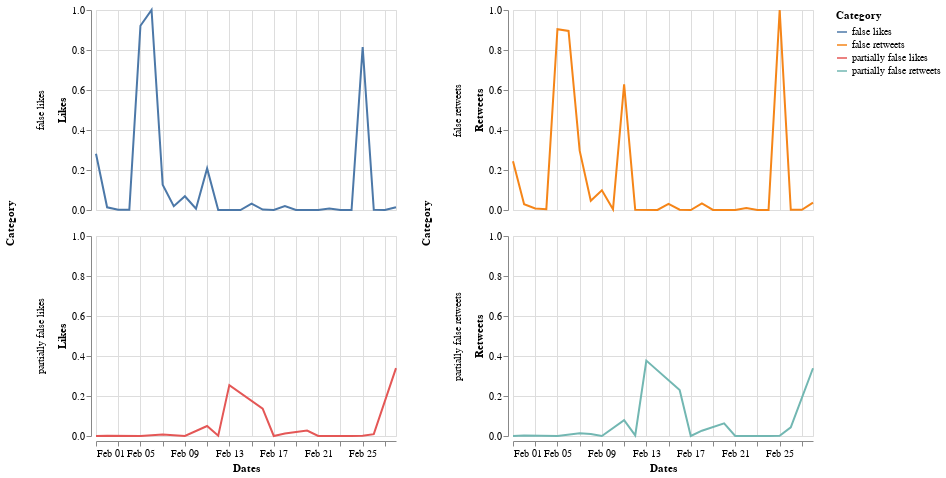

Here is the notebook cell this chart was saved with:
### Markdown cell above
## February 2020

### Code cell
start = utc.localize(datetime.datetime(2020, 2, 1))
end = utc.localize(datetime.datetime(2020, 2, 29))

index=0
dates = ["2020-02-01"] 
retweets = [0]
likes = [0]
category = ["partially false"]
mix = ["2020-02-01 partially false"]
for element in data:
    token_id = data[index]['id_str']
    indice_csv = lista_unica_csv.index(token_id)
    token = data[index]['created_at']
    d = parse(token)
   
    if start <= d <= end:
        
        d = d.strftime('%Y-%m-%d')
        a = d + " " + lista_unica_csv[indice_csv+1].lower()
        if a in mix:
            i = mix.index(a)
            retweets[i] = retweets[i] + data[index]['retweet_count']
            likes[i] = likes[i]+ data[index]['favorite_count']
        else:
            mix.append(a)
            dates.append(d)
            retweets.append(data[index]['retweet_count'])
            likes.append(data[index]['favorite_count'])
            category.append(lista_unica_csv[indice_csv+1].lower())
        
       
    index=index+1


start = datetime.datetime.strptime("2020-02-01", "%Y-%m-%d")
end = datetime.datetime.strptime("2020-02-29", "%Y-%m-%d")
date_generated = [start + datetime.timedelta(days=x) for x in range(0, (end-start).days)]

for date in date_generated:
    if date.strftime("%Y-%m-%d") not in dates:
        d = date.strftime("%Y-%m-%d")
        a = d + " " + "false"
        mix.append(a)
        dates.append(d)
        category.append("false")
        retweets.append(0)
        likes.append(0)
        a1 = d + " " + "partially false"
        mix.append(a1)
        dates.append(d)
        category.append("partially false")
        retweets.append(0)
        likes.append(0)
        

df_likes_feb = pd.DataFrame(
    {'Dates': dates,
     'Likes': likes,
     'Category': category
    })

df_likes_feb['Dates']= pd.to_datetime(df_likes_feb['Dates'])
cl = df_likes_feb['Category'].to_list()
cl_cat = [s + " likes" for s in cl]
df_likes_feb['Category'] = cl_cat


df_retweets_feb = pd.DataFrame(
    {'Dates': dates,
     'Retweets': retweets,
     'Category': category
    })

df_retweets_feb['Dates']= pd.to_datetime(df_retweets_feb['Dates'])
cr = df_retweets_feb['Category'].to_list()
cr_cat = [s + " retweets" for s in cr]
df_retweets_feb['Category'] = cr_cat


df_feb = pd.DataFrame(
    {'Dates': dates,
     'Likes': likes,
     'Retweets': retweets,
     'Category': category
    })

df_feb['Dates']= pd.to_datetime(df_feb['Dates'])
df_feb = df_feb.sort_values(by=['Dates'], ascending=True)



df_norm_feb = df_feb.copy()
df_norm_feb[['Likes', 'Retweets']] = (df_norm_feb[['Likes', 'Retweets']] - df_norm_feb[['Likes', 'Retweets']].min()) / (df_norm_feb[['Likes', 'Retweets']].max() - df_norm_feb[['Likes', 'Retweets']].min())
df_likes_feb['Likes'] = df_norm_feb['Likes']
df_retweets_feb['Retweets'] = df_norm_feb['Retweets']



c1_feb = alt.Chart(df_likes_feb).mark_line().encode(
    x="monthdate(Dates):T",
    y="Likes",
    color="Category",
    row="Category"
).properties(
    width=300,
    height=200
)
c1_feb.encoding.x.title = 'Dates'

c2_feb = alt.Chart(df_retweets_feb).mark_line().encode(
    x="monthdate(Dates):T",
    y="Retweets",
    color="Category",
    row="Category"
).properties(
    width=300,
    height=200
)
c2_feb.encoding.x.title = 'Dates'

alt.hconcat(c1_feb, c2_feb)

### Figure 1 — Vega-Lite specification as saved in the notebook (floating-point values rounded to 4 significant figures)
{"config": {"view": {"continuousWidth": 400, "continuousHeight": 300}}, "hconcat": [{"data": {"name": "data-2b22b0e54fb4e7de811b794f5f0c01cf"}, "mark": "line", "encoding": {"color": {"type": "nominal", "field": "Category"}, "row": {"type": "nominal", "field": "Category"}, "x": {"type": "temporal", "field": "Dates", "timeUnit": "monthdate", "title": "Dates"}, "y": {"type": "quantitative", "field": "Likes"}}, "height": 200, "width": 300}, {"data": {"name": "data-8060097de1486af9f4f922772fddb76f"}, "mark": "line", "encoding": {"color": {"type": "nominal", "field": "Category"}, "row": {"type": "nominal", "field": "Category"}, "x": {"type": "temporal", "field": "Dates", "timeUnit": "monthdate", "title": "Dates"}, "y": {"type": "quantitative", "field": "Retweets"}}, "height": 200, "width": 300}], "$schema": "https://vega.github.io/schema/vega-lite/v4.8.1.json", "datasets": {"data-2b22b0e54fb4e7de811b794f5f0c01cf": [{"Dates": "2020-02-01T00:00:00", "Likes": 0.0, "Category": "partially false likes"}, {"Dates": "2020-02-02T00:00:00", "Likes": 0.01344, "Category": "false likes"}, {"Dates": "2020-02-11T00:00:00", "Likes": 0.208, "Category": "false likes"}, {"Dates": "2020-02-15T00:00:00", "Likes": 0.03236, "Category": "false likes"}, {"Dates": "2020-02-16T00:00:00", "Likes": 0.002266, "Category": "false likes"}, {"Dates": "2020-02-10T00:00:00", "Likes": 0.006487, "Category": "false likes"}, {"Dates": "2020-02-16T00:00:00", "Likes": 0.137, "Category": "partially false likes"}, {"Dates": "2020-02-01T00:00:00", "Likes": 0.2813, "Category": "false likes"}, {"Dates": "2020-02-04T00:00:00", "Likes": 0.001433, "Category": "false likes"}, {"Dates": "2020-02-26T00:00:00", "Likes": 0.0006778, "Category": "false likes"}, {"Dates": "2020-02-14T00:00:00", "Likes": 0.0, "Category": "false likes"}, {"Dates": "2020-02-19T00:00:00", "Likes": 0.0002324, "Category": "false likes"}, {"Dates": "2020-02-22T00:00:00", "Likes": 0.007649, "Category": "false likes"}, {"Dates": "2020-02-23T00:00:00", "Likes": 0.0002905, "Category": "false likes"}, {"Dates": "2020-02-25T00:00:00", "Likes": 0.8143, "Category": "false likes"}, {"Dates": "2020-02-12T00:00:00", "Likes": 0.0003679, "Category": "false likes"}, {"Dates": "2020-02-08T00:00:00", "Likes": 0.003389, "Category": "partially false likes"}, {"Dates": "2020-02-26T00:00:00", "Likes": 0.009392, "Category": "partially false likes"}, {"Dates": "2020-02-28T00:00:00", "Likes": 0.01421, "Category": "false likes"}, {"Dates": "2020-02-08T00:00:00", "Likes": 0.01884, "Category": "false likes"}, {"Dates": "2020-02-12T00:00:00", "Likes": 0.00122, "Category": "partially false likes"}, {"Dates": "2020-02-25T00:00:00", "Likes": 0.0007939, "Category": "partially false likes"}, {"Dates": "2020-02-06T00:00:00", "Likes": 1.0, "Category": "false likes"}, {"Dates": "2020-02-07T00:00:00", "Likes": 0.1261, "Category": "false likes"}, {"Dates": "2020-02-03T00:00:00", "Likes": 0.001143, "Category": "false likes"}, {"Dates": "2020-02-05T00:00:00", "Likes": 0.9211, "Category": "false likes"}, {"Dates": "2020-02-27T00:00:00", "Likes": 0.0003292, "Category": "false likes"}, {"Dates": "2020-02-02T00:00:00", "Likes": 0.001278, "Category": "partially false likes"}, {"Dates": "2020-02-05T00:00:00", "Likes": 0.0, "Category": "partially false likes"}, {"Dates": "2020-02-07T00:00:00", "Likes": 0.007029, "Category": "partially false likes"}, {"Dates": "2020-02-09T00:00:00", "Likes": 0.06876, "Category": "false likes"}, {"Dates": "2020-02-09T00:00:00", "Likes": 3.873e-05, "Category": "partially false likes"}, {"Dates": "2020-02-11T00:00:00", "Likes": 0.04977, "Category": "partially false likes"}, {"Dates": "2020-02-18T00:00:00", "Likes": 0.01201, "Category": "partially false likes"}, {"Dates": "2020-02-18T00:00:00", "Likes": 0.01995, "Category": "false likes"}, {"Dates": "2020-02-20T00:00:00", "Likes": 0.02756, "Category": "partially false likes"}, {"Dates": "2020-02-28T00:00:00", "Likes": 0.3397, "Category": "partially false likes"}, {"Dates": "2020-02-13T00:00:00", "Likes": 0.2544, "Category": "partially false likes"}, {"Dates": "2020-02-17T00:00:00", "Likes": 0.0, "Category": "false likes"}, {"Dates": "2020-02-17T00:00:00", "Likes": 0.0, "Category": "partially false likes"}, {"Dates": "2020-02-21T00:00:00", "Likes": 0.0, "Category": "false likes"}, {"Dates": "2020-02-21T00:00:00", "Likes": 0.0, "Category": "partially false likes"}, {"Dates": "2020-02-24T00:00:00", "Likes": 0.0, "Category": "false likes"}, {"Dates": "2020-02-24T00:00:00", "Likes": 0.0, "Category": "partially false likes"}], "data-8060097de1486af9f4f922772fddb76f": [{"Dates": "2020-02-01T00:00:00", "Retweets": 0.0, "Category": "partially false retweets"}, {"Dates": "2020-02-02T00:00:00", "Retweets": 0.02914, "Category": "false retweets"}, {"Dates": "2020-02-11T00:00:00", "Retweets": 0.6282, "Category": "false retweets"}, {"Dates": "2020-02-15T00:00:00", "Retweets": 0.0303, "Category": "false retweets"}, {"Dates": "2020-02-16T00:00:00", "Retweets": 0.001656, "Category": "false retweets"}, {"Dates": "2020-02-10T00:00:00", "Retweets": 0.003987, "Category": "false retweets"}, {"Dates": "2020-02-16T00:00:00", "Retweets": 0.2297, "Category": "partially false retweets"}, {"Dates": "2020-02-01T00:00:00", "Retweets": 0.2432, "Category": "false retweets"}, {"Dates": "2020-02-04T00:00:00", "Retweets": 0.004356, "Category": "false retweets"}, {"Dates": "2020-02-26T00:00:00", "Retweets": 0.0007975, "Category": "false retweets"}, {"Dates": "2020-02-14T00:00:00", "Retweets": 6.135e-05, "Category": "false retweets"}, {"Dates": "2020-02-19T00:00:00", "Retweets": 0.0003067, "Category": "false retweets"}, {"Dates": "2020-02-22T00:00:00", "Retweets": 0.009815, "Category": "false retweets"}, {"Dates": "2020-02-23T00:00:00", "Retweets": 0.000184, "Category": "false retweets"}, {"Dates": "2020-02-25T00:00:00", "Retweets": 1.0, "Category": "false retweets"}, {"Dates": "2020-02-12T00:00:00", "Retweets": 0.0006135, "Category": "false retweets"}, {"Dates": "2020-02-08T00:00:00", "Retweets": 0.009815, "Category": "partially false retweets"}, {"Dates": "2020-02-26T00:00:00", "Retweets": 0.04337, "Category": "partially false retweets"}, {"Dates": "2020-02-28T00:00:00", "Retweets": 0.03705, "Category": "false retweets"}, {"Dates": "2020-02-08T00:00:00", "Retweets": 0.04607, "Category": "false retweets"}, {"Dates": "2020-02-12T00:00:00", "Retweets": 0.003313, "Category": "partially false retweets"}, {"Dates": "2020-02-25T00:00:00", "Retweets": 0.001595, "Category": "partially false retweets"}, {"Dates": "2020-02-06T00:00:00", "Retweets": 0.8953, "Category": "false retweets"}, {"Dates": "2020-02-07T00:00:00", "Retweets": 0.2967, "Category": "false retweets"}, {"Dates": "2020-02-03T00:00:00", "Retweets": 0.007607, "Category": "false retweets"}, {"Dates": "2020-02-05T00:00:00", "Retweets": 0.904, "Category": "false retweets"}, {"Dates": "2020-02-27T00:00:00", "Retweets": 0.0007362, "Category": "false retweets"}, {"Dates": "2020-02-02T00:00:00", "Retweets": 0.002577, "Category": "partially false retweets"}, {"Dates": "2020-02-05T00:00:00", "Retweets": 0.0, "Category": "partially false retweets"}, {"Dates": "2020-02-07T00:00:00", "Retweets": 0.01399, "Category": "partially false retweets"}, {"Dates": "2020-02-09T00:00:00", "Retweets": 0.09858, "Category": "false retweets"}, {"Dates": "2020-02-09T00:00:00", "Retweets": 0.0, "Category": "partially false retweets"}, {"Dates": "2020-02-11T00:00:00", "Retweets": 0.07932, "Category": "partially false retweets"}, {"Dates": "2020-02-18T00:00:00", "Retweets": 0.02656, "Category": "partially false retweets"}, {"Dates": "2020-02-18T00:00:00", "Retweets": 0.03307, "Category": "false retweets"}, {"Dates": "2020-02-20T00:00:00", "Retweets": 0.06331, "Category": "partially false retweets"}, {"Dates": "2020-02-28T00:00:00", "Retweets": 0.3387, "Category": "partially false retweets"}, {"Dates": "2020-02-13T00:00:00", "Retweets": 0.377, "Category": "partially false retweets"}, {"Dates": "2020-02-17T00:00:00", "Retweets": 0.0, "Category": "false retweets"}, {"Dates": "2020-02-17T00:00:00", "Retweets": 0.0, "Category": "partially false retweets"}, {"Dates": "2020-02-21T00:00:00", "Retweets": 0.0, "Category": "false retweets"}, {"Dates": "2020-02-21T00:00:00", "Retweets": 0.0, "Category": "partially false retweets"}, {"Dates": "2020-02-24T00:00:00", "Retweets": 0.0, "Category": "false retweets"}, {"Dates": "2020-02-24T00:00:00", "Retweets": 0.0, "Category": "partially false retweets"}]}}
